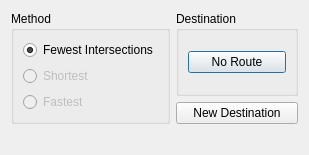
<?xml version="1.0" encoding="UTF-8"?>
<ui version="4.0">
 <class>RouteSelectorDialog</class>
 <widget class="QDialog" name="RouteSelectorDialog">
  <property name="geometry">
   <rect>
    <x>0</x>
    <y>0</y>
    <width>309</width>
    <height>137</height>
   </rect>
  </property>
  <property name="windowTitle">
   <string>Route Selector</string>
  </property>
  <layout class="QGridLayout" name="gridLayout_2">
   <item row="0" column="0">
    <layout class="QVBoxLayout" name="verticalLayout_2">
     <item>
      <layout class="QHBoxLayout" name="horizontalLayout">
       <item>
        <widget class="QGroupBox" name="methodGroupBox">
         <property name="title">
          <string>Method</string>
         </property>
         <layout class="QVBoxLayout" name="verticalLayout">
          <item>
           <widget class="QRadioButton" name="fewestRadioButton">
            <property name="text">
             <string>Fewest Intersections</string>
            </property>
            <property name="checked">
             <bool>true</bool>
            </property>
           </widget>
          </item>
          <item>
           <widget class="QRadioButton" name="shortestRadioButton">
            <property name="enabled">
             <bool>false</bool>
            </property>
            <property name="text">
             <string>Shortest</string>
            </property>
            <property name="checkable">
             <bool>true</bool>
            </property>
           </widget>
          </item>
          <item>
           <widget class="QRadioButton" name="fastestRadioButton">
            <property name="enabled">
             <bool>false</bool>
            </property>
            <property name="text">
             <string>Fastest</string>
            </property>
            <property name="checkable">
             <bool>true</bool>
            </property>
           </widget>
          </item>
         </layout>
        </widget>
       </item>
       <item>
        <layout class="QVBoxLayout" name="destinationVerticalLayout">
         <item>
          <widget class="QGroupBox" name="destinationGroupBox">
           <property name="title">
            <string>Destination</string>
           </property>
           <layout class="QGridLayout" name="gridLayout">
            <item row="0" column="0">
             <widget class="QPushButton" name="showDestinationButton">
              <property name="text">
               <string>No Route</string>
              </property>
             </widget>
            </item>
           </layout>
          </widget>
         </item>
         <item>
          <widget class="QPushButton" name="newDestinationButton">
           <property name="text">
            <string>New Destination</string>
           </property>
          </widget>
         </item>
        </layout>
       </item>
      </layout>
     </item>
     <item>
      <widget class="QLabel" name="label">
       <property name="text">
        <string/>
       </property>
      </widget>
     </item>
    </layout>
   </item>
  </layout>
 </widget>
 <resources/>
 <connections/>
</ui>
